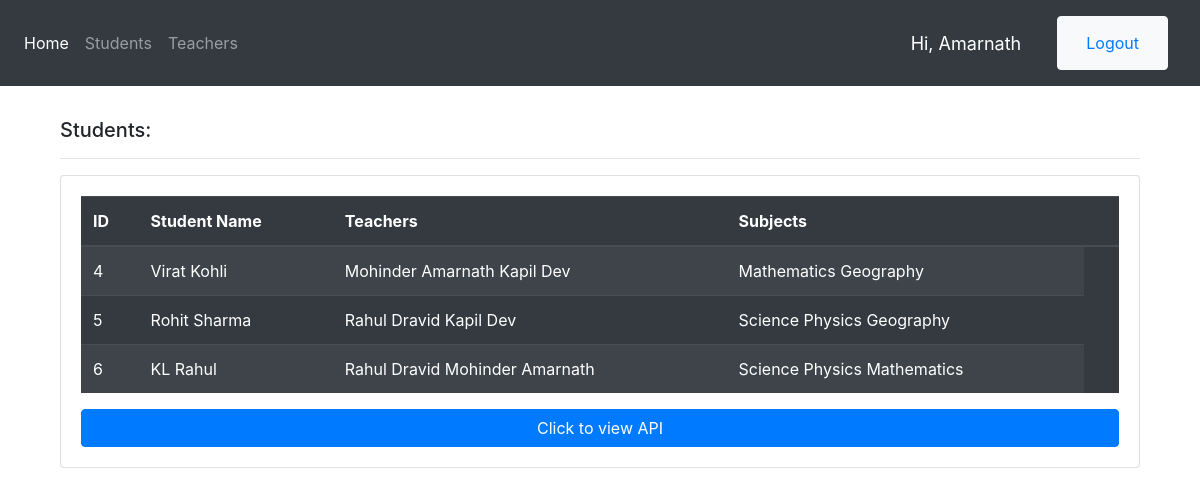
The app's page / (signed in) with its own data.
### profiles/models.py (models this page shows, shortened)
class Subject(models.Model):
    name = models.CharField(max_length=50)

### profiles/views.py (the view)
# urls.py: path('',home_view),
def home_view(request):
    qs = Student.objects.all()
    if not qs.exists():
        return Response({}, status=404)
    obj = qs.all()
    serializer = StudentListSerializer(obj, many=True)
    students = serializer.data
    context = {"students":students}
    return render(request,"home.html", context)

### profiles/serializers.py (called while the page is built)
    def get_name(self,obj):
        return obj.user.first_name + " " + obj.user.last_name

    def get_subjects(self,obj):
        subjects = []
        for subject in obj.subjects.all():
            subjects.append(subject.name)
        return subjects

    def get_student_name(self,obj):
        return obj.user.first_name + " " + obj.user.last_name

    def get_username(self,obj):
        return obj.user.username

    def get_teachers(self,obj):
        qs = obj.teachers.all()
        teachers = TeacherListSerializer(qs, many=True)
        return teachers.data

### templates/home.html (shortened to what this page needs)
{% extends 'base.html' %}
{% block content %}
<br />
<div class="col-md-12 my-2">
    <h5>Students:</h5>
    <hr>
    <div class="card card-body">
      <table class="table  table-striped table-dark">
        <thead class="thead-dark">
          <tr>
            <th>ID</th>
            <th>Student Name</th>
            <th>Teachers</th>
            <th>Subjects</th>
            <th></th>
          </tr>
        </thead>
        </div>
      {% for student in students %}
        <div >
          <tr id="thd">
            <td>{{student.id}}</td>
            <td>{{student.student_name}}</td>
            <td>{% for teacher in student.teachers %}
                {{teacher.name}}{% endfor %}
            </td>
            <td>{% for teacher in student.teachers %}
                {% for subject in teacher.subjects %}
                {{subject}}{% endfor %}{% endfor %}</td>
          </tr>
        </div>
      {% endfor %}
    <a class="btn btn-primary" href="/api/profiles/">Click to view API</a>
  </div>
  </div>
{% endblock %}

### templates/components/navbar.html (shortened to what this page needs)
<nav class="navbar navbar-expand-lg navbar-dark bg-dark">
  <div class="collapse navbar-collapse" id="navbarNav">
    <ul class="navbar-nav">
      <li class="nav-item active">
        <a class="nav-link" href="/">Home</a>
      </li>
      <li class="nav-item">
        <a class="nav-link" href="#">Students</a>
      </li>
      <li class="nav-item">
        <a class="nav-link" href="#">Teachers</a>
      </li>
    </ul>
  </div>
  <span class="hello-msg" style="text-transform: capitalize">Hi, {{ request.user }}</span>
  <div class="navbar navbar-light bg-dark">
    {% if request.user.is_authenticated %}
    <li class="nav-item btn btn-light">
      <a class="nav-link" href="/auth/logout/?next=/">Logout</a>
    </li>
    {% else %}
    <li class="nav-item  btn btn-sm btn-light">
      <a class="nav-link" href="/auth/login/?next=/">Login</a>
    </li>
    {% endif %}
  </div>
</nav>

### templates/components/navbar.html (style rules this page uses)
.hello-msg { font-size: 18px; color: #fff; margin-right: 20px; }

### records on screen
Subject: subjects "Mathematics" "Mathematics"
Subject: subjects "Geography" "Geography"
Subject: subjects "Science" "Science"
Subject: subjects "Physics" "Physics"

### other values on screen
{{ request.user }} "Amarnath"
{{ student.id }} "4" "5" "6"
{{ student.student_name }} "Virat Kohli" "Rohit Sharma" "KL Rahul"
{{ teacher.name }} "Mohinder Amarnath" "Kapil Dev" "Rahul Dravid" "Kapil Dev" "Rahul Dravid" "Mohinder Amarnath"
